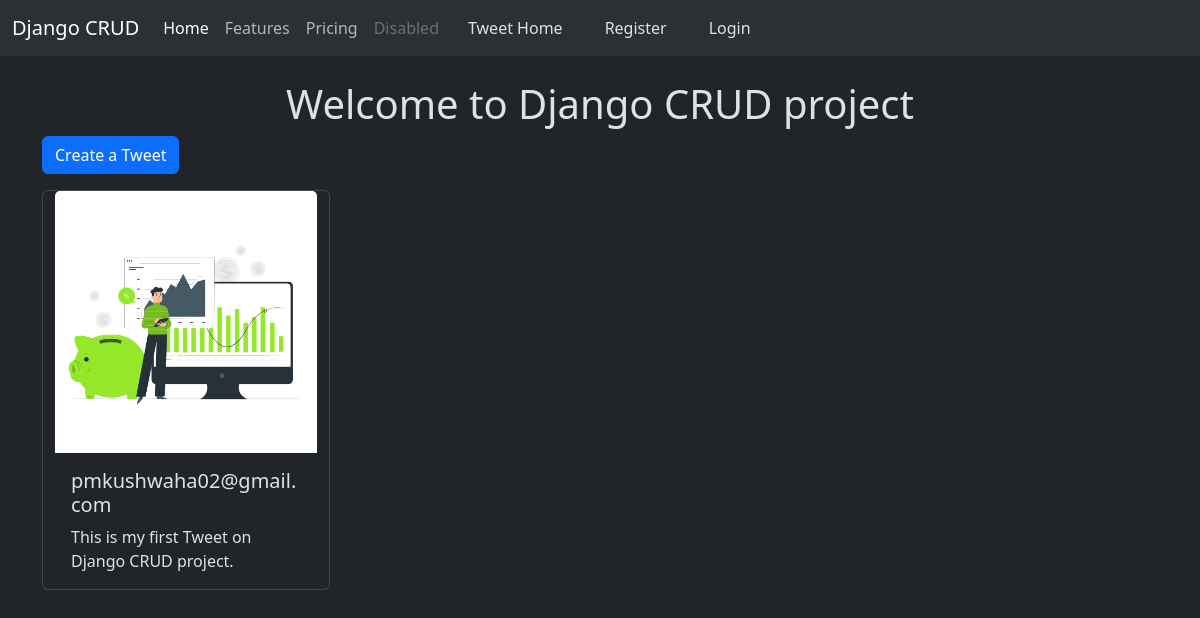
/tweet, run on an earlier commit of the app's database.
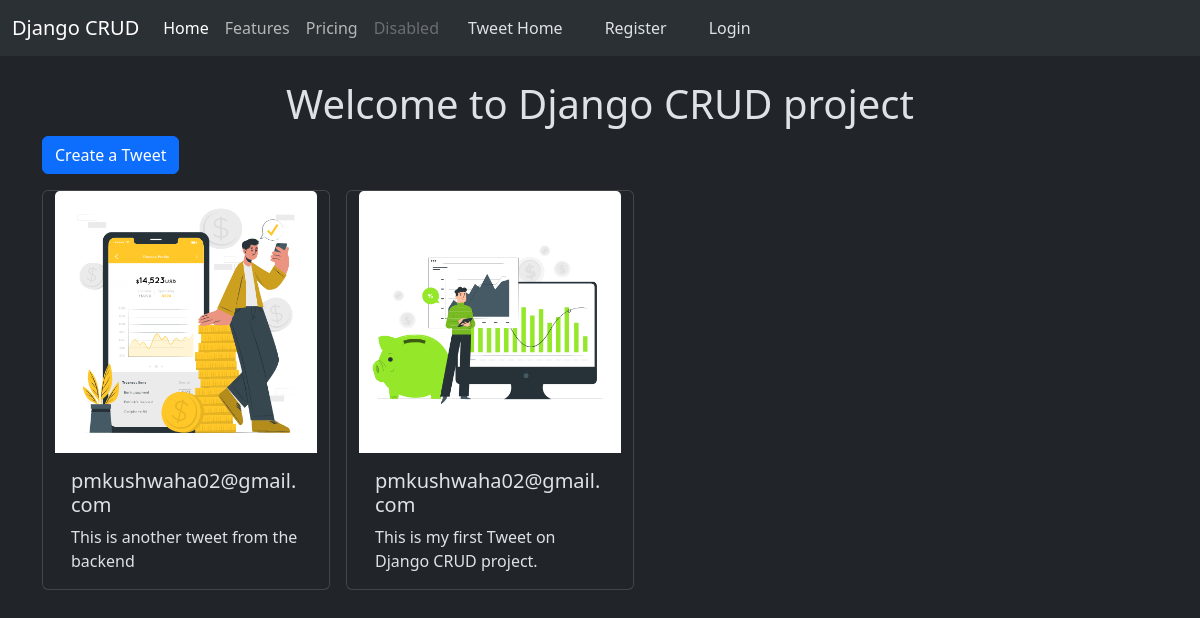
And on a later commit of the database.
### tweet/models.py (models this page shows, shortened)
class Tweet (models.Model):
    user=models.ForeignKey(User,on_delete=models.CASCADE)
    text=models.TextField(max_length="200")
    photo=models.ImageField(upload_to ="photos/",blank=True ,null=True)
    created_at=models.DateTimeField(auto_now_add=True)
    updated_at=models.DateTimeField(auto_now=True)

### tweet/views.py (the view)
# urls.py: path('', views.Tweet_list,name='Tweet_list'),
def Tweet_list(request):
    tweets=Tweet.objects.all().order_by('-created_at')
    return render(request,'tweet_list.html',{'tweets':tweets})

### tweet/templates/tweet_list.html (shortened to what this page needs)
{% extends "layout.html" %}
{% block content %}
<h1  class="text-center mt-4">Welcome to Django CRUD project</h1>
<a class="btn btn-primary mb-3" role="button" href=" {% url 'tweet_create' %}" aria-disabled="true">Create a Tweet</a>
<div class="container row gap-3">
{%for tweet in tweets%}
<div class="card" style="width: 18rem;">
    <img src={{tweet.photo.url}} class="card-img-top" alt="...">
    <div class="card-body">
      <h5 class="card-title">{{tweet.user.username}}</h5>
      <p class="card-text"> {{tweet.text}} </p>
    </div>
  </div>
{%endfor %}
</div>
{% endblock %}

### templates/layout.html (shortened to what this page needs)
{% load static %}
<!DOCTYPE html>
<html data-bs-theme="dark">
  <link
    href="https://cdn.jsdelivr.net/npm/bootstrap@5.3.3/dist/css/bootstrap.min.css"
    rel="stylesheet"
  />
  <head>
  </head>
  <body>
    <nav class="navbar navbar-expand-lg bg-body-tertiary">
      <div class="container-fluid">
        <a class="navbar-brand" href="#">Django CRUD</a>
        <div class="collapse navbar-collapse" id="navbarNav">
          <ul class="navbar-nav">
            <li class="nav-item">
              <a class="nav-link active" aria-current="page" href="#">Home</a>
            </li>
            <li class="nav-item">
              <a class="nav-link" href="#">Features</a>
            </li>
            <li class="nav-item">
              <a class="nav-link" href="#">Pricing</a>
            </li>
            <li class="nav-item">
              <a class="nav-link disabled" aria-disabled="true">Disabled</a>
            </li>
          </ul>
          <a href="{% url 'Tweet_list' %}" class="btn bt-primary mx-2"
            >Tweet Home</a>
          {% if user.is_authenticated %}
          <form method="post" action="{% url 'logout' %}">
            {% csrf_token %}
            <button class="btn btn-danger" type="submit">Logout</button>
          </form>
          {% else %}
          <a href="{% url 'register' %}" class="btn bt-primary mx-2" >Register</a>
          <a href="{% url 'login' %}" class="btn bt-successful mx-2" >Login</a>
          {% endif %}
        </div>
      </div>
    </nav>
    <div class="container">{% block content %} {% endblock %}</div>
  </body>
</html>

What changed in the data, as far as the page shows it:
added Tweet: photo (picture), user.username "pmkushwaha02@gmail.com", text "This is another tweet from the backend"
